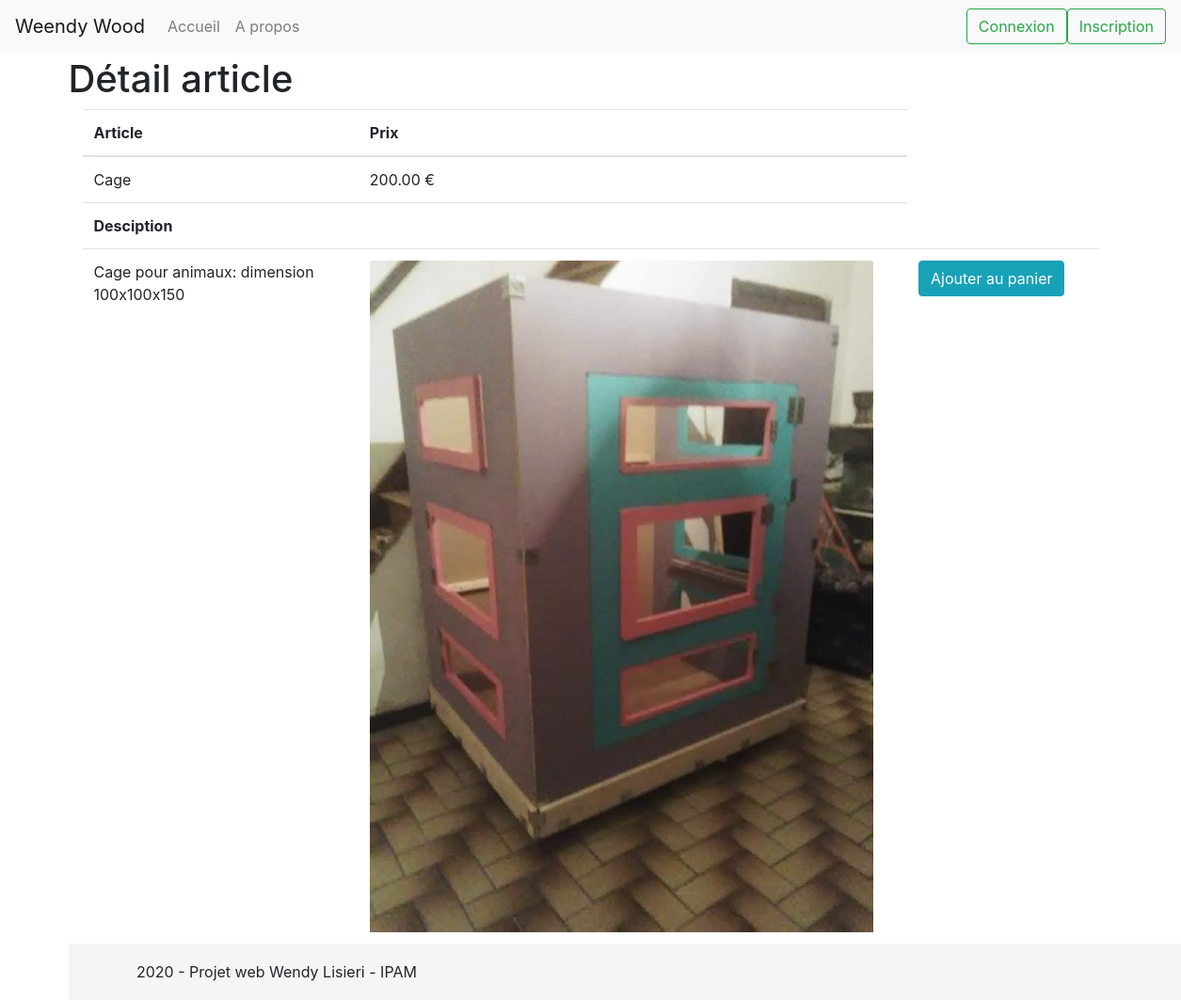
Page /article/cage on the committed database.
### tables this page shows
CREATE TABLE articles (idArticle INT PRIMARY KEY AUTO_INCREMENT, urlArticle VARCHAR(255) UNIQUE, nomArticle VARCHAR(255) UNIQUE, prixArticle NUMERIC (10,2), descriptionArticle VARCHAR(500), nomImageArticle VARCHAR(255), isActive INT);

### controllers/article.php (called while the page is built)
<?php
require 'models/article.php';
if(!empty(REQ_TYPE_ID))
{
    $article = getArticles_urlArticle(REQ_TYPE_ID);
}
include 'views/article.php';
?>

### models/article.php (called while the page is built, shortened)
<?php
function getArticles_urlArticle($urlArticle) {
    $db = getDb();
    $reponse = $db->prepare('SELECT * FROM articles WHERE urlArticle = :urlArticle');
    $reponse->execute(array('urlArticle' => $urlArticle));
    $donnees = $reponse->fetch();
    return $donnees;
}
?>

### views/article.php (the view, shortened to what this page needs)
<div class="container">
<table class="table">
	<thead>
		<tr>
			<th scope="col">Article</th>
			<th scope="col">Prix</th>
			<th></th>
		</tr>
	</thead>
	<tr>
		<td><?=$article['nomArticle']?></td>
		<td><?=$article['prixArticle']?> €</td>
		<td></td>
	</tr>
		<tr>
			<th>Desciption</th>
			<th></th>
			<th></th>
		</tr>
	<tr>
		<td><?=str_replace("-"," ", $article['descriptionArticle'])?></td>
		<td><img class="card-img-top" src="/images/<?=$article['nomImageArticle']?>" alt="Card image cap"><td>
		<td>
			<a href="<?= ROOT_PATH.'panier/'.$article['idArticle'].'/ajouter' ?>" class="col btn btn-info add_cart">Ajouter au panier</a>
		<td>
	</tr>
</table>
<?php
include 'includes/layout.php';
?>

### css/sticky-footer-navbar.css (style rules this page uses)
html { position: relative; min-height: 100%; }
body { margin-bottom: 60px; }

### rows in the picture
articles: nomArticle "Cage", prixArticle "200.00", descriptionArticle "Cage pour animaux: dimension 100x100x150", nomImageArticle (picture)

### other values in the picture
$title "Détail article"
